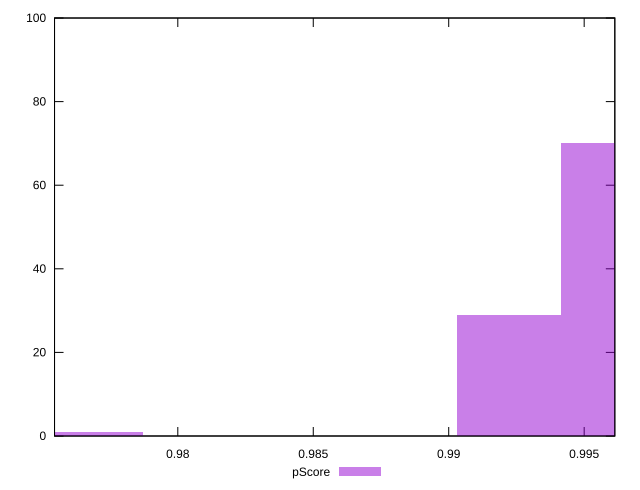

Write the gnuplot code that produced this figure.
reset

$pScore <<EOF
0.9767818917495461 1
0.9960858817050707 70
0.9922250837139658 29
EOF

set key outside below
set boxwidth 0.003860797991104925
set xrange [0.9754499609988097:0.9961312738296133]
set yrange [0:100]
set trange [0:100]
set style fill transparent solid 0.5 noborder
set terminal svg size 640, 490 enhanced background rgb 'white'
set output "report_00018_2021-02-10T15-25-16.877Z/speed-index/samples/pages+cached+noadtech/pScore/histogram.svg"

plot $pScore title "pScore" with boxes

reset
